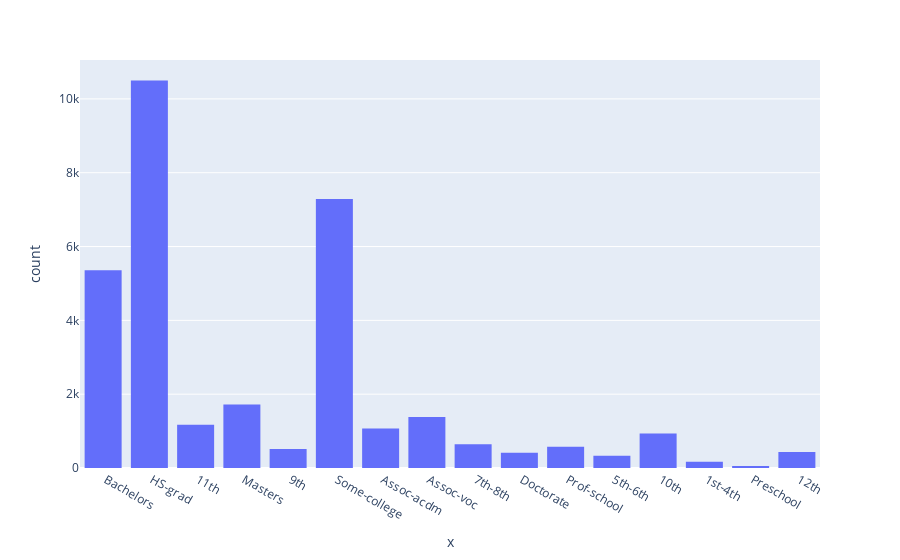

Notebook cell for this chart:
### Code cell
px.histogram(x = census_data['education'])

### Figure 1 — Plotly figure (JSON) as saved in the notebook; plotly's stock layout.template omitted (floating-point values rounded to 4 significant figures; data arrays with more than 128 entries replaced by an {"elided": "..."} marker saying what was removed)
{"data": [{"alignmentgroup": "True", "bingroup": "x", "hovertemplate": "x=%{x}<br>count=%{y}<extra></extra>", "legendgroup": "", "marker": {"color": "#636efa", "pattern": {"shape": ""}}, "name": "", "offsetgroup": "", "orientation": "v", "showlegend": false, "type": "histogram", "x": {"elided": "32561 str values"}, "xaxis": "x", "yaxis": "y"}], "layout": {"barmode": "relative", "legend": {"tracegroupgap": 0}, "margin": {"t": 60}, "xaxis": {"anchor": "y", "domain": [0, 1], "title": {"text": "x"}}, "yaxis": {"anchor": "x", "domain": [0, 1], "title": {"text": "count"}}}}
